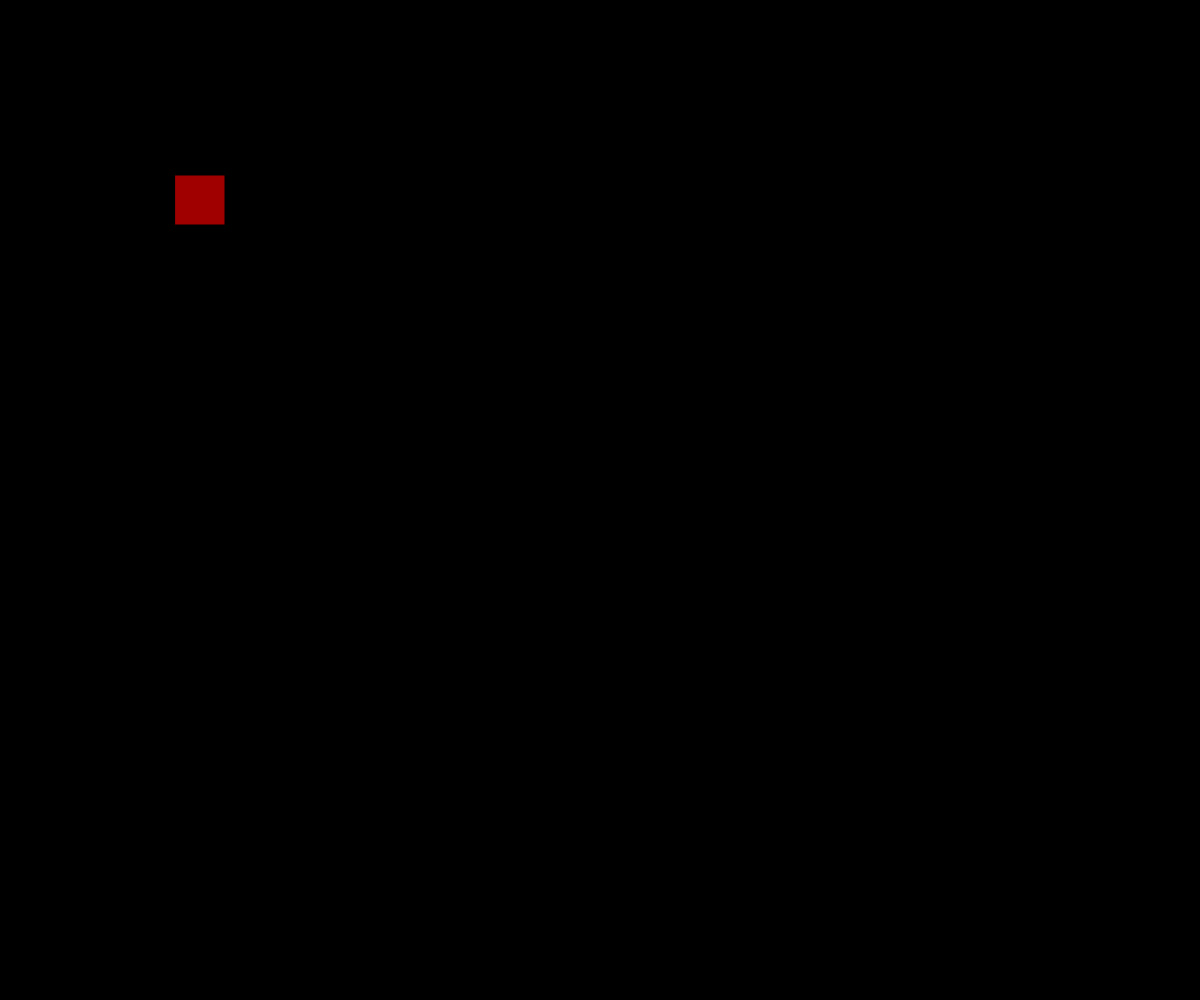
Frame 1 (no input)
Frame 60 (no input): identical to frame 1, image omitted
Frame 120 (the mouse pressed at the canvas centre since frame 60): identical to frame 1, image omitted

The p5.js sketch that drew this single still picture (run headless with seeded random() and noise() and a simulated clock; from frame 60 on, the mouse is pressed at the canvas centre):

// p5.js sketch
// ── sketch.js
// Project Title
// Your Name
// Date
//
// Extra for Experts:
// - describe what you did to take this project "above and beyond"

let x = 200;
let y = 200;
let rSize = 50;
let pickedUp = false;
let mouseOver = false;

function setup() {
  createCanvas(windowWidth, windowHeight);
  rectMode(CENTER);
}

function draw() {
  background(0);
  fill(160, 0, 0);
  mouseOver = false;
  if(mouseX >= x - rSize / 2 && mouseX <= x + rSize / 2) {
    if (mouseY >= y - rSize / 2 && mouseY <= y + rSize / 2) {
      fill(255, 0, 0); 
      mouseOver = true;
    }
    
  }
  if (pickedUp) {
    x = mouseX;
    y = mouseY;
  }
  rect(x, y, rSize, rSize);

}

function mousePressed() {
  if (mouseOver) {
    pickedUp = true;
  }
}

function mouseReleased() {
  pickedUp = false;
}
